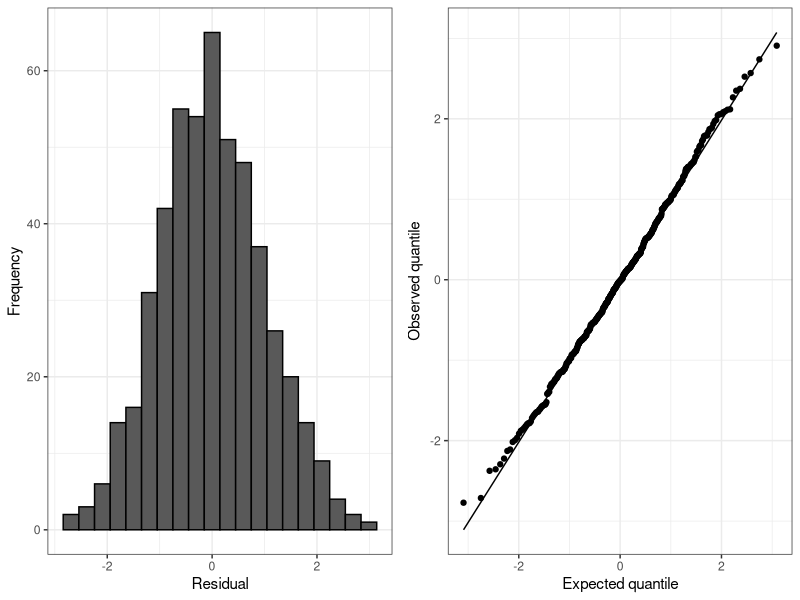

R code for this plot:
## ---- chunk 1
library(tidyverse)
library(cowplot)
set.seed(2)
n <- 500
x <- rnorm(n)
y <- 1 + 2*x + rnorm(n)
data <- tibble(x, y)
lm_fit <- lm(y ~ x, data = data)
residuals <- rstandard(lm_fit)
p1 <- tibble(residuals) |>
  ggplot(aes(x = residuals)) +
  geom_histogram(bins = 20, color = "black") + 
  labs(x = "Residual", 
       y = "Frequency") +
  theme_bw() 

p2 <- tibble(residuals) |>
  ggplot(aes(sample = residuals)) +
  stat_qq() +
  stat_qq_line() +
  labs(x = "Expected quantile", 
       y = "Observed quantile") +
  theme_bw()

plot_grid(p1, p2, ncol = 2)
